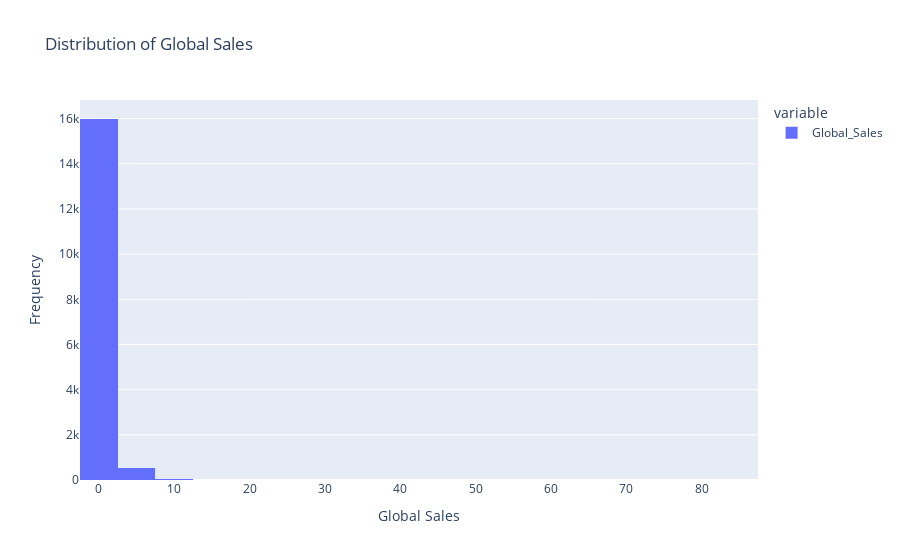

The code cell stored with this chart in its notebook:
### Code cell
fig = px.histogram(df, x=['Global_Sales'], nbins=20, title='Distribution of Global Sales')
fig.update_layout(xaxis_title='Global Sales', yaxis_title='Frequency')
fig.show()

### Figure 1 — Plotly figure (JSON) as saved in the notebook; plotly's stock layout.template omitted (floating-point values rounded to 4 significant figures; data arrays with more than 128 entries replaced by an {"elided": "..."} marker saying what was removed)
{"data": [{"alignmentgroup": "True", "bingroup": "x", "hovertemplate": "variable=Global_Sales<br>value=%{x}<br>count=%{y}<extra></extra>", "legendgroup": "Global_Sales", "marker": {"color": "#636efa", "pattern": {"shape": ""}}, "name": "Global_Sales", "nbinsx": 20, "offsetgroup": "Global_Sales", "orientation": "v", "showlegend": true, "type": "histogram", "x": {"elided": "16598 float values"}, "xaxis": "x", "yaxis": "y"}], "layout": {"barmode": "relative", "legend": {"title": {"text": "variable"}, "tracegroupgap": 0}, "title": {"text": "Distribution of Global Sales"}, "xaxis": {"anchor": "y", "domain": [0, 1], "title": {"text": "Global Sales"}}, "yaxis": {"anchor": "x", "domain": [0, 1], "title": {"text": "Frequency"}}}}
